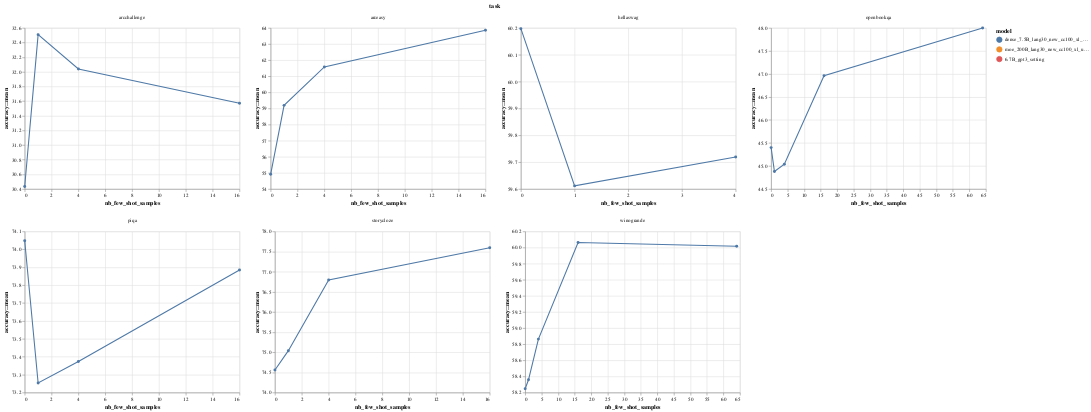

This figure's notebook cell:
### Code cell
chart = alt.Chart(en_result_df).mark_line(point=True).encode(
    x=alt.X("nb_few_shot_samples:Q", axis=alt.Axis(tickMinStep=1)),
    y=alt.Y("accuracy::mean", type="quantitative", scale=alt.Scale(zero=False)),
    color=alt.Color("model:N", scale=alt.Scale(domain=['dense_7.5B_lang30_new_cc100_xl_unigram', 'moe_200B_lang30_new_cc100_xl_unigram', '6.7B_gpt3_setting'], range=['#4E79A7', '#F28E2B', '#E15759'])),
).transform_filter(
    ((eval_settings != 'default') | ((datum.task in ['openbookqa', 'winogrande'])))
    & (datum.language == 'en')
    & (datum.meta_task != 'blimp') 
    & (last_checkpoint(datum))
).properties(
    title=task
).facet(
    facet='task:N',
    columns=4
).resolve_scale(
    x='independent',
    y='independent'
)
chart

### Figure 1 — Vega-Lite specification as saved in the notebook (floating-point values rounded to 4 significant figures; data arrays with more than 128 entries replaced by an {"elided": "..."} marker saying what was removed)
{"config": {"view": {"continuousWidth": 400, "continuousHeight": 300}}, "data": {"name": "data-f74949f79b963b85c960eb8ba8b40b69"}, "facet": {"type": "nominal", "field": "task"}, "spec": {"mark": {"type": "line", "point": true}, "encoding": {"color": {"type": "nominal", "field": "model", "scale": {"domain": ["dense_7.5B_lang30_new_cc100_xl_unigram", "moe_200B_lang30_new_cc100_xl_unigram", "6.7B_gpt3_setting"], "range": ["#4E79A7", "#F28E2B", "#E15759"]}}, "x": {"type": "quantitative", "axis": {"tickMinStep": 1}, "field": "nb_few_shot_samples"}, "y": {"type": "quantitative", "field": "accuracy::mean", "scale": {"zero": false}}}, "title": "xcopa", "transform": [{"filter": "(((true && (datum.language === 'en')) && (datum.meta_task !== 'blimp')) && ((((datum.model === '6.7B_gpt3_setting') && (datum.step === 143050)) || ((datum.model === 'moe_200B_lang30_new_cc100_xl_unigram') && (datum.step === 118000))) || ((datum.model === 'dense_7.5B_lang30_new_cc100_xl_unigram') && (datum.step === 238000))))"}]}, "columns": 4, "resolve": {"scale": {"x": "independent", "y": "independent"}}, "$schema": "https://vega.github.io/schema/vega-lite/v4.8.1.json", "datasets": {"data-f74949f79b963b85c960eb8ba8b40b69": {"elided": "1634 records"}}}
